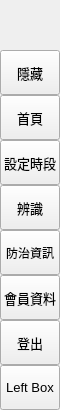
        <widget class="QFrame" name="leftMenuBg">
         <property name="minimumSize">
          <size>
           <width>60</width>
           <height>0</height>
          </size>
         </property>
         <property name="maximumSize">
          <size>
           <width>60</width>
           <height>16777215</height>
          </size>
         </property>
         <property name="frameShape">
          <enum>QFrame::NoFrame</enum>
         </property>
         <property name="frameShadow">
          <enum>QFrame::Raised</enum>
         </property>
         <layout class="QVBoxLayout" name="verticalLayout_3">
          <property name="spacing">
           <number>0</number>
          </property>
          <property name="leftMargin">
           <number>0</number>
          </property>
          <property name="topMargin">
           <number>0</number>
          </property>
          <property name="rightMargin">
           <number>0</number>
          </property>
          <property name="bottomMargin">
           <number>0</number>
          </property>
          <item>
           <widget class="QFrame" name="topLogoInfo">
            <property name="minimumSize">
             <size>
              <width>0</width>
              <height>50</height>
             </size>
            </property>
            <property name="maximumSize">
             <size>
              <width>16777215</width>
              <height>50</height>
             </size>
            </property>
            <property name="frameShape">
             <enum>QFrame::NoFrame</enum>
            </property>
            <property name="frameShadow">
             <enum>QFrame::Raised</enum>
            </property>
            <widget class="QFrame" name="topLogo">
             <property name="geometry">
              <rect>
               <x>10</x>
               <y>5</y>
               <width>42</width>
               <height>42</height>
              </rect>
             </property>
             <property name="minimumSize">
              <size>
               <width>42</width>
               <height>42</height>
              </size>
             </property>
             <property name="maximumSize">
              <size>
               <width>42</width>
               <height>42</height>
              </size>
             </property>
             <property name="frameShape">
              <enum>QFrame::NoFrame</enum>
             </property>
             <property name="frameShadow">
              <enum>QFrame::Raised</enum>
             </property>
            </widget>
            <widget class="QLabel" name="titleLeftApp">
             <property name="geometry">
              <rect>
               <x>70</x>
               <y>8</y>
               <width>160</width>
               <height>20</height>
              </rect>
             </property>
             <property name="font">
              <font>
               <family>Segoe UI Semibold</family>
               <pointsize>12</pointsize>
               <weight>7</weight>
               <italic>false</italic>
               <bold>false</bold>
              </font>
             </property>
             <property name="text">
              <string>PyDracula</string>
             </property>
             <property name="alignment">
              <set>Qt::AlignLeading|Qt::AlignLeft|Qt::AlignTop</set>
             </property>
            </widget>
            <widget class="QLabel" name="titleLeftDescription">
             <property name="geometry">
              <rect>
               <x>70</x>
               <y>27</y>
               <width>160</width>
               <height>16</height>
              </rect>
             </property>
             <property name="maximumSize">
              <size>
               <width>16777215</width>
               <height>16</height>
              </size>
             </property>
             <property name="font">
              <font>
               <family>Segoe UI</family>
               <pointsize>8</pointsize>
               <weight>50</weight>
               <italic>false</italic>
               <bold>false</bold>
              </font>
             </property>
             <property name="text">
              <string>Modern GUI / Flat Style</string>
             </property>
             <property name="alignment">
              <set>Qt::AlignLeading|Qt::AlignLeft|Qt::AlignTop</set>
             </property>
            </widget>
           </widget>
          </item>
          <item>
           <widget class="QFrame" name="leftMenuFrame">
            <property name="frameShape">
             <enum>QFrame::NoFrame</enum>
            </property>
            <property name="frameShadow">
             <enum>QFrame::Raised</enum>
            </property>
            <layout class="QVBoxLayout" name="verticalMenuLayout">
             <property name="spacing">
              <number>0</number>
             </property>
             <property name="leftMargin">
              <number>0</number>
             </property>
             <property name="topMargin">
              <number>0</number>
             </property>
             <property name="rightMargin">
              <number>0</number>
             </property>
             <property name="bottomMargin">
              <number>0</number>
             </property>
             <item>
              <widget class="QFrame" name="toggleBox">
               <property name="maximumSize">
                <size>
                 <width>16777215</width>
                 <height>45</height>
                </size>
               </property>
               <property name="frameShape">
                <enum>QFrame::NoFrame</enum>
               </property>
               <property name="frameShadow">
                <enum>QFrame::Raised</enum>
               </property>
               <layout class="QVBoxLayout" name="verticalLayout_4">
                <property name="spacing">
                 <number>0</number>
                </property>
                <property name="leftMargin">
                 <number>0</number>
                </property>
                <property name="topMargin">
                 <number>0</number>
                </property>
                <property name="rightMargin">
                 <number>0</number>
                </property>
                <property name="bottomMargin">
                 <number>0</number>
                </property>
                <item>
                 <widget class="QPushButton" name="toggleButton">
                  <property name="sizePolicy">
                   <sizepolicy hsizetype="Expanding" vsizetype="Fixed">
                    <horstretch>0</horstretch>
                    <verstretch>0</verstretch>
                   </sizepolicy>
                  </property>
                  <property name="minimumSize">
                   <size>
                    <width>0</width>
                    <height>45</height>
                   </size>
                  </property>
                  <property name="font">
                   <font>
                    <family>Segoe UI</family>
                    <pointsize>10</pointsize>
                    <weight>50</weight>
                    <italic>false</italic>
                    <bold>false</bold>
                   </font>
                  </property>
                  <property name="cursor">
                   <cursorShape>PointingHandCursor</cursorShape>
                  </property>
                  <property name="layoutDirection">
                   <enum>Qt::LeftToRight</enum>
                  </property>
                  <property name="styleSheet">
                   <string notr="true">background-image: url(:/icons/images/icons/icon_menu.png);</string>
                  </property>
                  <property name="text">
                   <string>隱藏</string>
                  </property>
                 </widget>
                </item>
               </layout>
              </widget>
             </item>
             <item alignment="Qt::AlignTop">
              <widget class="QFrame" name="topMenu">
               <property name="frameShape">
                <enum>QFrame::NoFrame</enum>
               </property>
               <property name="frameShadow">
                <enum>QFrame::Raised</enum>
               </property>
               <layout class="QVBoxLayout" name="verticalLayout_8">
                <property name="spacing">
                 <number>0</number>
                </property>
                <property name="leftMargin">
                 <number>0</number>
                </property>
                <property name="topMargin">
                 <number>0</number>
                </property>
                <property name="rightMargin">
                 <number>0</number>
                </property>
                <property name="bottomMargin">
                 <number>0</number>
                </property>
                <item>
                 <widget class="QPushButton" name="btn_home">
                  <property name="sizePolicy">
                   <sizepolicy hsizetype="Expanding" vsizetype="Fixed">
                    <horstretch>0</horstretch>
                    <verstretch>0</verstretch>
                   </sizepolicy>
                  </property>
                  <property name="minimumSize">
                   <size>
                    <width>0</width>
                    <height>45</height>
                   </size>
                  </property>
                  <property name="font">
                   <font>
                    <family>Segoe UI</family>
                    <pointsize>10</pointsize>
                    <weight>50</weight>
                    <italic>false</italic>
                    <bold>false</bold>
                   </font>
                  </property>
                  <property name="cursor">
                   <cursorShape>PointingHandCursor</cursorShape>
                  </property>
                  <property name="layoutDirection">
                   <enum>Qt::LeftToRight</enum>
                  </property>
                  <property name="styleSheet">
                   <string notr="true">background-image: url(:/icons/images/icons/cil-home.png);</string>
                  </property>
                  <property name="text">
                   <string>首頁</string>
                  </property>
                 </widget>
                </item>
                <item>
                 <widget class="QPushButton" name="btn_settime">
                  <property name="sizePolicy">
                   <sizepolicy hsizetype="Expanding" vsizetype="Fixed">
                    <horstretch>0</horstretch>
                    <verstretch>0</verstretch>
                   </sizepolicy>
                  </property>
                  <property name="minimumSize">
                   <size>
                    <width>0</width>
                    <height>45</height>
                   </size>
                  </property>
                  <property name="font">
                   <font>
                    <family>Segoe UI</family>
                    <pointsize>10</pointsize>
                    <weight>50</weight>
                    <italic>false</italic>
                    <bold>false</bold>
                   </font>
                  </property>
                  <property name="cursor">
                   <cursorShape>PointingHandCursor</cursorShape>
                  </property>
                  <property name="layoutDirection">
                   <enum>Qt::LeftToRight</enum>
                  </property>
                  <property name="styleSheet">
                   <string notr="true">background-image: url(:/icons/images/icons/cil-clock.png);
</string>
                  </property>
                  <property name="text">
                   <string>設定時段</string>
                  </property>
                 </widget>
                </item>
                <item>
                 <widget class="QPushButton" name="btn_new">
                  <property name="sizePolicy">
                   <sizepolicy hsizetype="Expanding" vsizetype="Fixed">
                    <horstretch>0</horstretch>
                    <verstretch>0</verstretch>
                   </sizepolicy>
                  </property>
                  <property name="minimumSize">
                   <size>
                    <width>0</width>
                    <height>45</height>
                   </size>
                  </property>
                  <property name="font">
                   <font>
                    <family>Segoe UI</family>
                    <pointsize>10</pointsize>
                    <weight>50</weight>
                    <italic>false</italic>
                    <bold>false</bold>
                   </font>
                  </property>
                  <property name="cursor">
                   <cursorShape>PointingHandCursor</cursorShape>
                  </property>
                  <property name="layoutDirection">
                   <enum>Qt::LeftToRight</enum>
                  </property>
                  <property name="styleSheet">
                   <string notr="true">background-image: url(:/icons/images/icons/cil-devices.png);</string>
                  </property>
                  <property name="text">
                   <string>辨識</string>
                  </property>
                 </widget>
                </item>
                <item>
                 <widget class="QPushButton" name="btn_inform">
                  <property name="minimumSize">
                   <size>
                    <width>0</width>
                    <height>45</height>
                   </size>
                  </property>
                  <property name="styleSheet">
                   <string notr="true">background-image: url(:/icons/images/icons/cil-find-in-page.png);</string>
                  </property>
                  <property name="text">
                   <string>防治資訊</string>
                  </property>
                 </widget>
                </item>
                <item>
                 <widget class="QPushButton" name="btn_save">
                  <property name="sizePolicy">
                   <sizepolicy hsizetype="Expanding" vsizetype="Fixed">
                    <horstretch>0</horstretch>
                    <verstretch>0</verstretch>
                   </sizepolicy>
                  </property>
                  <property name="minimumSize">
                   <size>
                    <width>0</width>
                    <height>45</height>
                   </size>
                  </property>
                  <property name="font">
                   <font>
                    <family>Segoe UI</family>
                    <pointsize>10</pointsize>
                    <weight>50</weight>
                    <italic>false</italic>
                    <bold>false</bold>
                   </font>
                  </property>
                  <property name="cursor">
                   <cursorShape>PointingHandCursor</cursorShape>
                  </property>
                  <property name="layoutDirection">
                   <enum>Qt::LeftToRight</enum>
                  </property>
                  <property name="styleSheet">
                   <string notr="true">background-image: url(:/icons/images/icons/cil-user.png);</string>
                  </property>
                  <property name="text">
                   <string>會員資料</string>
                  </property>
                 </widget>
                </item>
                <item>
                 <widget class="QPushButton" name="btn_exit">
                  <property name="sizePolicy">
                   <sizepolicy hsizetype="Expanding" vsizetype="Fixed">
                    <horstretch>0</horstretch>
                    <verstretch>0</verstretch>
                   </sizepolicy>
                  </property>
                  <property name="minimumSize">
                   <size>
                    <width>0</width>
                    <height>45</height>
                   </size>
                  </property>
                  <property name="font">
                   <font>
                    <family>Segoe UI</family>
                    <pointsize>10</pointsize>
                    <weight>50</weight>
                    <italic>false</italic>
                    <bold>false</bold>
                   </font>
                  </property>
                  <property name="cursor">
                   <cursorShape>PointingHandCursor</cursorShape>
                  </property>
                  <property name="layoutDirection">
                   <enum>Qt::LeftToRight</enum>
                  </property>
                  <property name="styleSheet">
                   <string notr="true">background-image: url(:/icons/images/icons/cil-account-logout.png);</string>
                  </property>
                  <property name="text">
                   <string>登出</string>
                  </property>
                 </widget>
                </item>
               </layout>
              </widget>
             </item>
             <item alignment="Qt::AlignBottom">
              <widget class="QFrame" name="bottomMenu">
               <property name="frameShape">
                <enum>QFrame::NoFrame</enum>
               </property>
               <property name="frameShadow">
                <enum>QFrame::Raised</enum>
               </property>
               <layout class="QVBoxLayout" name="verticalLayout_9">
                <property name="spacing">
                 <number>0</number>
                </property>
                <property name="leftMargin">
                 <number>0</number>
                </property>
                <property name="topMargin">
                 <number>0</number>
                </property>
                <property name="rightMargin">
                 <number>0</number>
                </property>
                <property name="bottomMargin">
                 <number>0</number>
                </property>
                <item>
                 <widget class="QPushButton" name="toggleLeftBox">
                  <property name="sizePolicy">
                   <sizepolicy hsizetype="Expanding" vsizetype="Fixed">
                    <horstretch>0</horstretch>
                    <verstretch>0</verstretch>
                   </sizepolicy>
                  </property>
                  <property name="minimumSize">
                   <size>
                    <width>0</width>
                    <height>45</height>
                   </size>
                  </property>
                  <property name="font">
                   <font>
                    <family>Segoe UI</family>
                    <pointsize>10</pointsize>
                    <weight>50</weight>
                    <italic>false</italic>
                    <bold>false</bold>
                   </font>
                  </property>
                  <property name="cursor">
                   <cursorShape>PointingHandCursor</cursorShape>
                  </property>
                  <property name="layoutDirection">
                   <enum>Qt::LeftToRight</enum>
                  </property>
                  <property name="styleSheet">
                   <string notr="true">background-image: url(:/icons/images/icons/icon_settings.png);</string>
                  </property>
                  <property name="text">
                   <string>Left Box</string>
                  </property>
                 </widget>
                </item>
               </layout>
              </widget>
             </item>
            </layout>
           </widget>
          </item>
         </layout>
        </widget>
